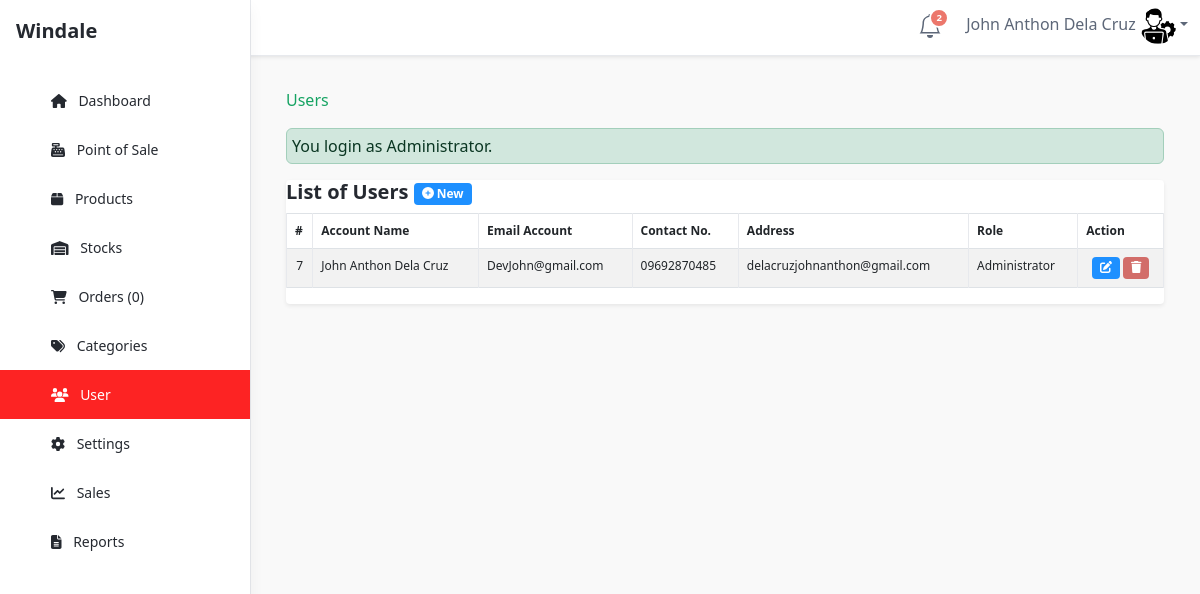
/admin/user/index.php (signed in), run on the app's committed database.
### tables this page shows
CREATE TABLE `tbluseraccount` (
  `USERID` int(11) NOT NULL,
  `U_NAME` varchar(122) NOT NULL,
  `U_USERNAME` varchar(122) NOT NULL,
  `U_CON` varchar(11) NOT NULL,
  `U_EMAIL` varchar(225) NOT NULL,
  `U_PASS` varchar(122) NOT NULL,
  `U_ROLE` varchar(30) NOT NULL,
  `USERIMAGE` varchar(255) NOT NULL
);

### admin/user/index.php (called while the page is built, shortened)
<?php
require_once ("../theme/templates.php");
?>

### include/database.php (called while the page is built, shortened)
<?php
class Database {
	var $sql_string = '';
	private $conn;
	public function open_connection() {
		$this->conn = mysqli_connect(server,user,pass);
		if(!$this->conn){
			echo "Problem in database connection! Contact administrator!";
			exit();
		}else{
			$db_select = mysqli_select_db($this->conn,database_name);
		}
	}
	function setQuery($sql='') {
		$this->sql_string=$sql;
	}
	function executeQuery() {
		$result = mysqli_query($this->conn, $this->sql_string);
		return $this->confirm_query($result);
	}
	private function confirm_query($result) {
		return $result;
	}
	function loadResultList( $key='' ) {
		$cur = $this->executeQuery();
		$array = array();
		while ($row = mysqli_fetch_object($cur)) {
			if ($key) {
				$array[$row->$key] = $row;
			} else {
				$array[] = $row;
			}
		}
		return $array;
	}
}
$mydb = new Database();
?>

### admin/user/list.php (the view, shortened to what this page needs)
<div class="tab-content" id="orders-table-tab-content">
    <div class="tab-pane fade show active" id="orders-all" role="tabpanel" aria-labelledby="orders-all-tab">
        <div class="app-card app-card-orders-table shadow-sm mb-5">
            <div class="app-card-body">
                <div class="main__title">
                    <div class="row">
                        <div class="col-lg-12">
                            <h1 class="fs-5">List of Users <a href="index.php?view=add"
                                    class="btn btn-primary btn-sm  "> <i class="fa fa-plus-circle fw-fa"></i> New</a>
                            </h1>
                        </div>
                    </div>
                    <form action="controller.php?action=delete" Method="POST">
                        <div class="table-responsive">
                            <table id="dash-table"
                                class="table table-striped table-bordered table-hover table-responsive"
                                style="font-size:12px" cellspacing="0">
                                <thead>
                                    <tr>
                                        <th>#</th>
                                        <th>
                                            Account Name
                                        </th>
                                        <th>Email Account</th>
                                        <th>Contact No.</th>
                                        <th>Address</th>
                                        <th>Role</th>
                                        <th>Action</th>
                                    </tr>
                                </thead>
                                <tbody>
                                    <?php
				  		$mydb->setQuery("SELECT *
											FROM  `tbluseraccount`");
				  		$cur = $mydb->loadResultList();
						foreach ($cur as $result) {
				  		echo '<tr>';
						  echo '<td width="3%" align="center" >' . $result->USERID.'</a></td>';
				  		echo '<td>' . $result->U_NAME.'</a></td>';
						  echo '<td>'. $result->U_USERNAME.'</td>';
						  echo '<td>'. $result->U_CON.'</td>';
						  echo '<td>'. $result->U_EMAIL.'</td>';
				  		echo '<td>'. $result->U_ROLE.'</td>';
				  		echo '<td align="center" > <a title="Edit" href="index.php?view=edit&id='.$result->USERID.'"  class="btn btn-primary btn-sm"> <i class="fas fa-edit"></i></span></a>
				  					 <a title="Delete" href="controller.php?action=delete&id='.$result->USERID.'" class="btn btn-danger btn-sm"><i class="fas fa-trash"></i></a>
				  					 </td>';
				  		echo '</tr>';
				  	}
				  	?>
                                </tbody>
                            </table>
                        </div>
                    </form>
                </div>
            </div>
        </div>
    </div>
</div>

### data on the page
tbluseraccount: USERID "7", U_NAME "John Anthon Dela Cruz", U_USERNAME "DevJohn@gmail.com", U_CON "09692870485", U_EMAIL "delacruzjohnanthon@gmail.com", U_ROLE "Administrator"

### other printed values
$notificationCount "2"
$_SESSION['U_NAME'] "John Anthon Dela Cruz"
$res "0"
$title "Users"
$_SESSION['message'] "You login as Administrator."
